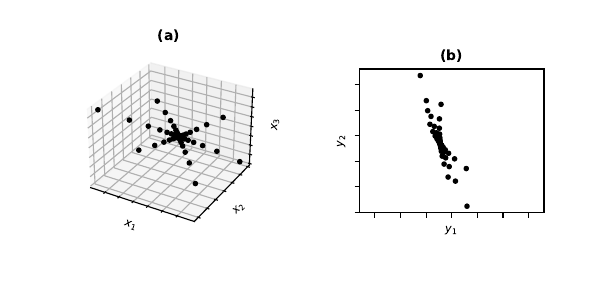

Here is the Python script that generated this plot:
# file: projection_figure.py

import matplotlib.pyplot as plt
import numpy as np

# import the data
data = np.load('../data/projection_demo.npy')

fig, axs = plt.subplots(ncols=2, nrows=1, figsize=(6,3))
fig.tight_layout(rect=[0.05, 0.05, 0.95, 0.95], w_pad=4.)
gs = axs[0].get_gridspec()
axs[0].remove()
ax3d = fig.add_subplot(gs[0], projection='3d')
ax3d.plot(data[10:,0], data[10:,1], data[10:,2], 'k.')
ax3d.set_xlabel(r'$x_1$', fontsize=8)
ax3d.set_ylabel(r'$x_2$', fontsize=8)
ax3d.set_zlabel(r'$x_3$', fontsize=8)
ax3d.tick_params(axis='x', labelsize=4)
ax3d.tick_params(axis='y', labelsize=4)
ax3d.tick_params(axis='z', labelsize=4)
ax3d.xaxis.labelpad = -10
ax3d.yaxis.labelpad = -10
ax3d.zaxis.labelpad = -10
ax3d.set_xticklabels([])
ax3d.set_yticklabels([])
ax3d.set_zticklabels([])
ax3d.set_title('(a)', weight='bold', fontsize=10, loc='center')
axs[1].plot(data[10:,3], data[10:,4], 'k.')
axs[1].set_aspect(1)
axs[1].set_xlabel(r'$y_1$', fontsize=8)
axs[1].set_ylabel(r'$y_2$', fontsize=8)
axs[1].tick_params(axis='x', labelsize=4)
axs[1].tick_params(axis='y', labelsize=4)
axs[1].xaxis.labelpad = 2
axs[1].yaxis.labelpad = 2
axs[1].set_xlim([-0.48, -0.12])
axs[1].set_xticklabels([])
axs[1].set_yticklabels([])
axs[1].set_title('(b)', weight='bold', fontsize=10, loc='center')
plt.savefig('projection_figure.pdf', dpi=600)

